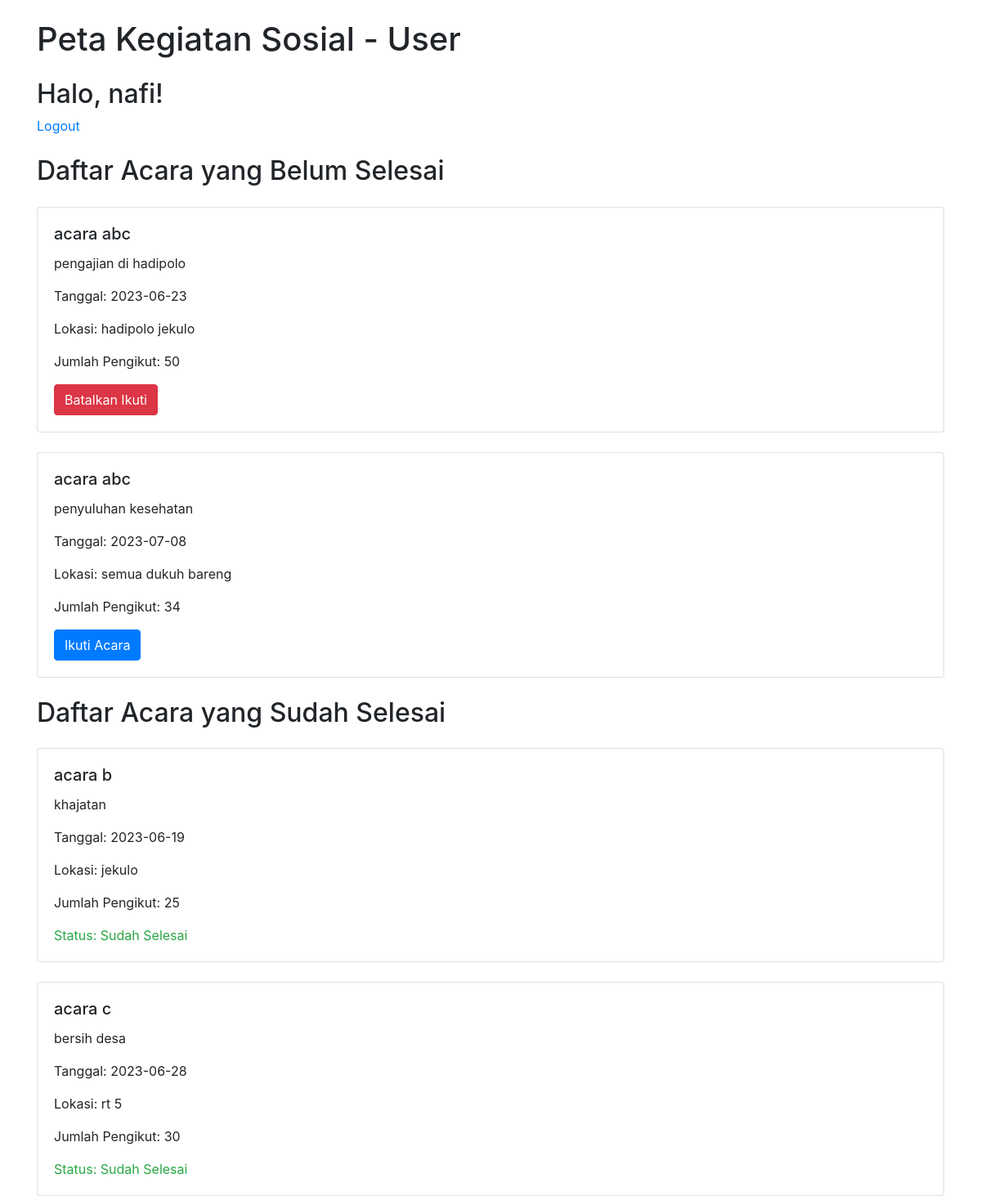
The page /user.php (signed in) on the database its author committed.
### tables this page shows
CREATE TABLE `event_social` (
  `id` int(11) NOT NULL,
  `nama_acara` varchar(255) NOT NULL,
  `deskripsi` text NOT NULL,
  `date` date NOT NULL,
  `lokasi` varchar(255) NOT NULL,
  `selesai` varchar(255) NOT NULL,
  `jumlah_pengikut` int(11) NOT NULL
);

### user.php (the view, shortened to what this page needs)
<?php
require 'koneksi.php';
$sqlBelumSelesai = "SELECT * FROM event_social WHERE selesai = 0";
$resultBelumSelesai = $conn->query($sqlBelumSelesai);
$sqlSelesai = "SELECT * FROM event_social WHERE selesai = 1";
$resultSelesai = $conn->query($sqlSelesai);
?>
<!DOCTYPE html>
<html>
<head>
  <link rel="stylesheet" href="https://stackpath.bootstrapcdn.com/bootstrap/4.5.2/css/bootstrap.min.css">
</head>
<body>
  <div class="container">
    <h1 class="mt-4">Peta Kegiatan Sosial - User</h1>
    <h2 class="mt-4">Halo, <?php echo $_SESSION['username']; ?>!</h2>
    <p><a href="logout.php">Logout</a></p>
    <h2 class="mt-4">Daftar Acara yang Belum Selesai</h2>
    <?php
    if ($resultBelumSelesai->num_rows > 0) {
      while ($row = $resultBelumSelesai->fetch_assoc()) {
        echo '<div class="card mt-4">';
        echo '<div class="card-body">';
        echo '<h5 class="card-title">' . $row['nama_acara'] . '</h5>';
        echo '<p class="card-text">' . $row['deskripsi'] . '</p>';
        echo '<p class="card-text">Tanggal: ' . $row['date'] . '</p>';
        echo '<p class="card-text">Lokasi: ' . $row['lokasi'] . '</p>';
        echo '<p class="card-text">Jumlah Pengikut: ' . $row['jumlah_pengikut'] . '</p>';
        $idAcara = $row['id'];
        $username = $_SESSION['username'];
        $sqlCheck = "SELECT * FROM ikuti_acara WHERE id_acara = '$idAcara' AND username = '$username'";
        $resultCheck = $conn->query($sqlCheck);
        if ($resultCheck->num_rows == 0) {
          echo '<form action="" method="post">';
          echo '<button type="submit" class="btn btn-primary">Ikuti Acara</button>';
          echo '</form>';
        } else {
          echo '<form action="" method="post">';
          echo '<button type="submit" class="btn btn-danger">Batalkan Ikuti</button>';
          echo '</form>';
        }
        echo '</div>';
        echo '</div>';
      }
    } else {
      echo '<p class="mt-4">Tidak ada acara yang belum selesai.</p>';
    }
    ?>
    <h2 class="mt-4">Daftar Acara yang Sudah Selesai</h2>
    <?php
    if ($resultSelesai->num_rows > 0) {
      while ($row = $resultSelesai->fetch_assoc()) {
        echo '<div class="card mt-4">';
        echo '<div class="card-body">';
        echo '<h5 class="card-title">' . $row['nama_acara'] . '</h5>';
        echo '<p class="card-text">' . $row['deskripsi'] . '</p>';
        echo '<p class="card-text">Tanggal: ' . $row['date'] . '</p>';
        echo '<p class="card-text">Lokasi: ' . $row['lokasi'] . '</p>';
        echo '<p class="card-text">Jumlah Pengikut: ' . $row['jumlah_pengikut'] . '</p>';
        echo '<p class="card-text text-success">Status: Sudah Selesai</p>';
        echo '</div>';
        echo '</div>';
      }
    } else {
      echo '<p>Tidak ada acara yang sudah selesai.</p>';
    }
    ?>
  </div>
</body>
</html>

### rows shown on the page
event_social: nama_acara "acara abc", deskripsi "pengajian di hadipolo", date "2023-06-23", lokasi "hadipolo jekulo", jumlah_pengikut "50"
event_social: nama_acara "acara abc", deskripsi "penyuluhan kesehatan", date "2023-07-08", lokasi "semua dukuh bareng", jumlah_pengikut "34"
event_social: nama_acara "acara b", deskripsi "khajatan", date "2023-06-19", lokasi "jekulo", jumlah_pengikut "25"
event_social: nama_acara "acara c", deskripsi "bersih desa", date "2023-06-28", lokasi "rt 5", jumlah_pengikut "30"

### other values the page prints
$_SESSION['username'] "nafi"
